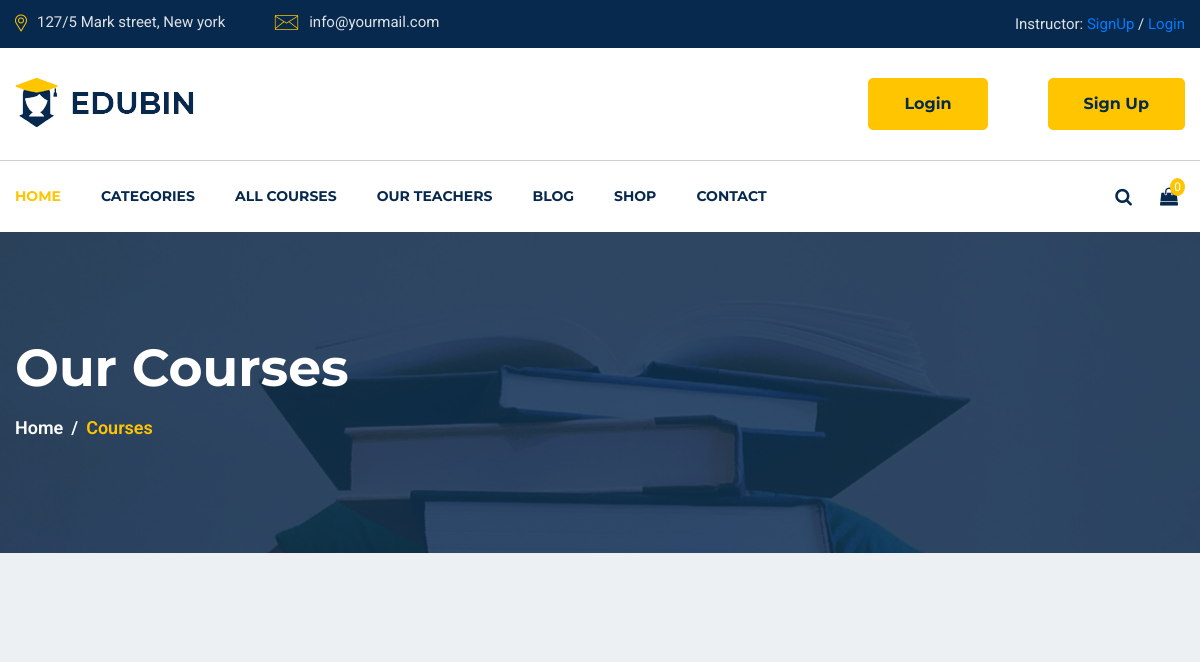
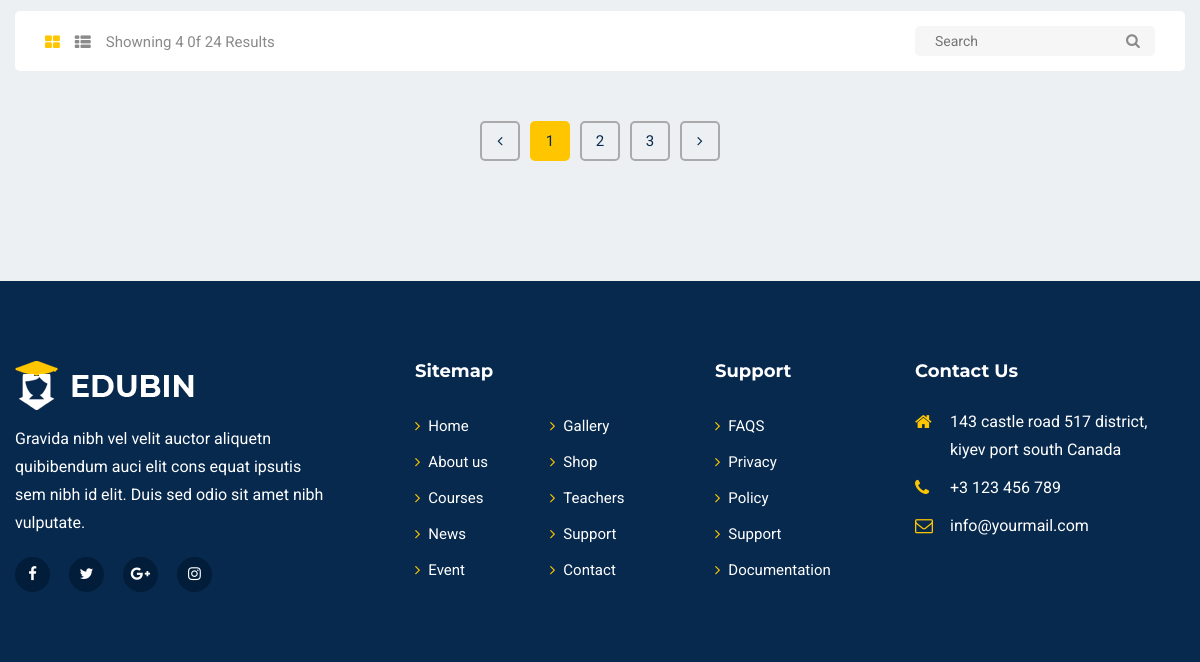
The page /course-lists/ on the database as committed earlier (2 pictures, top to bottom).
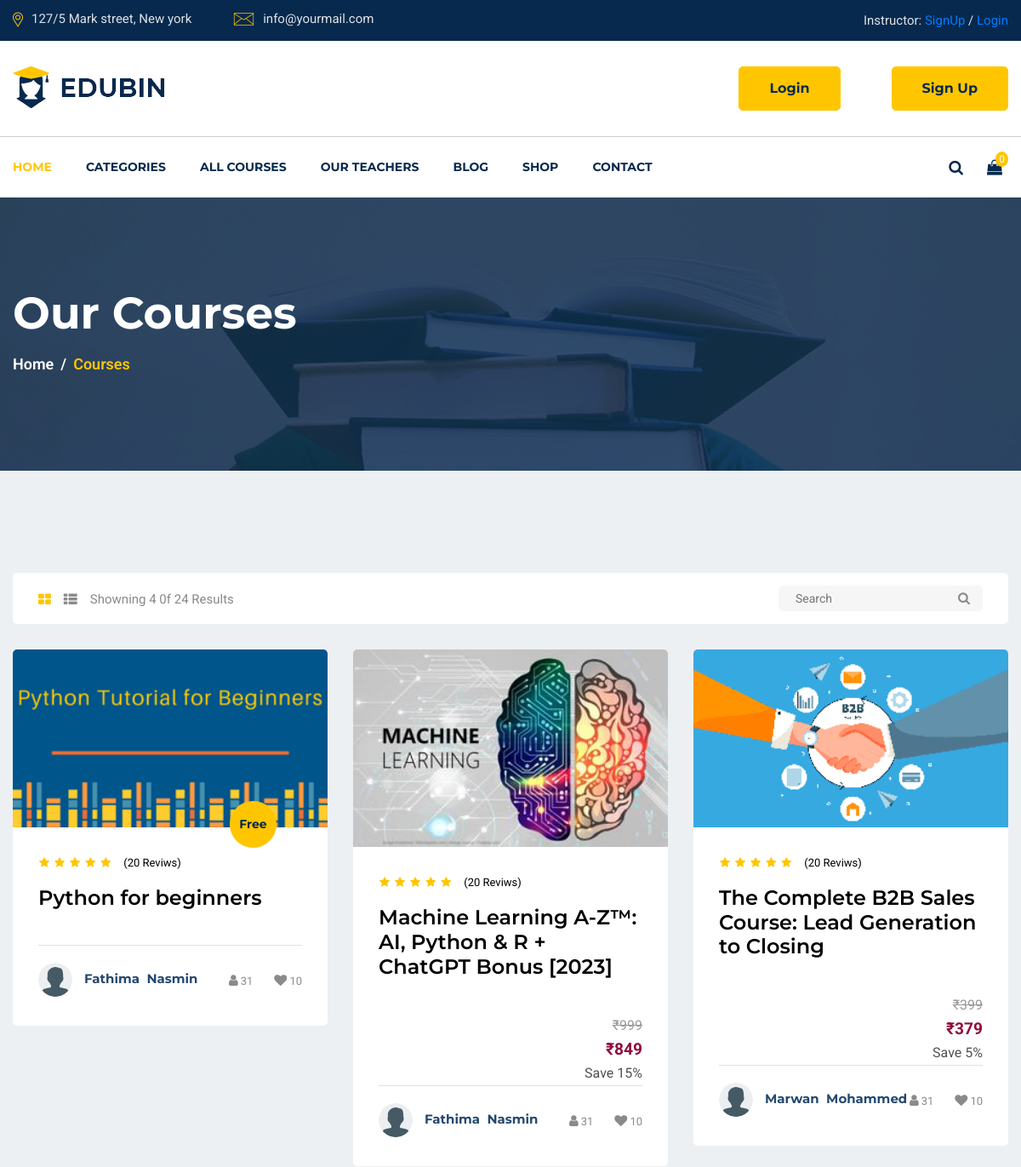
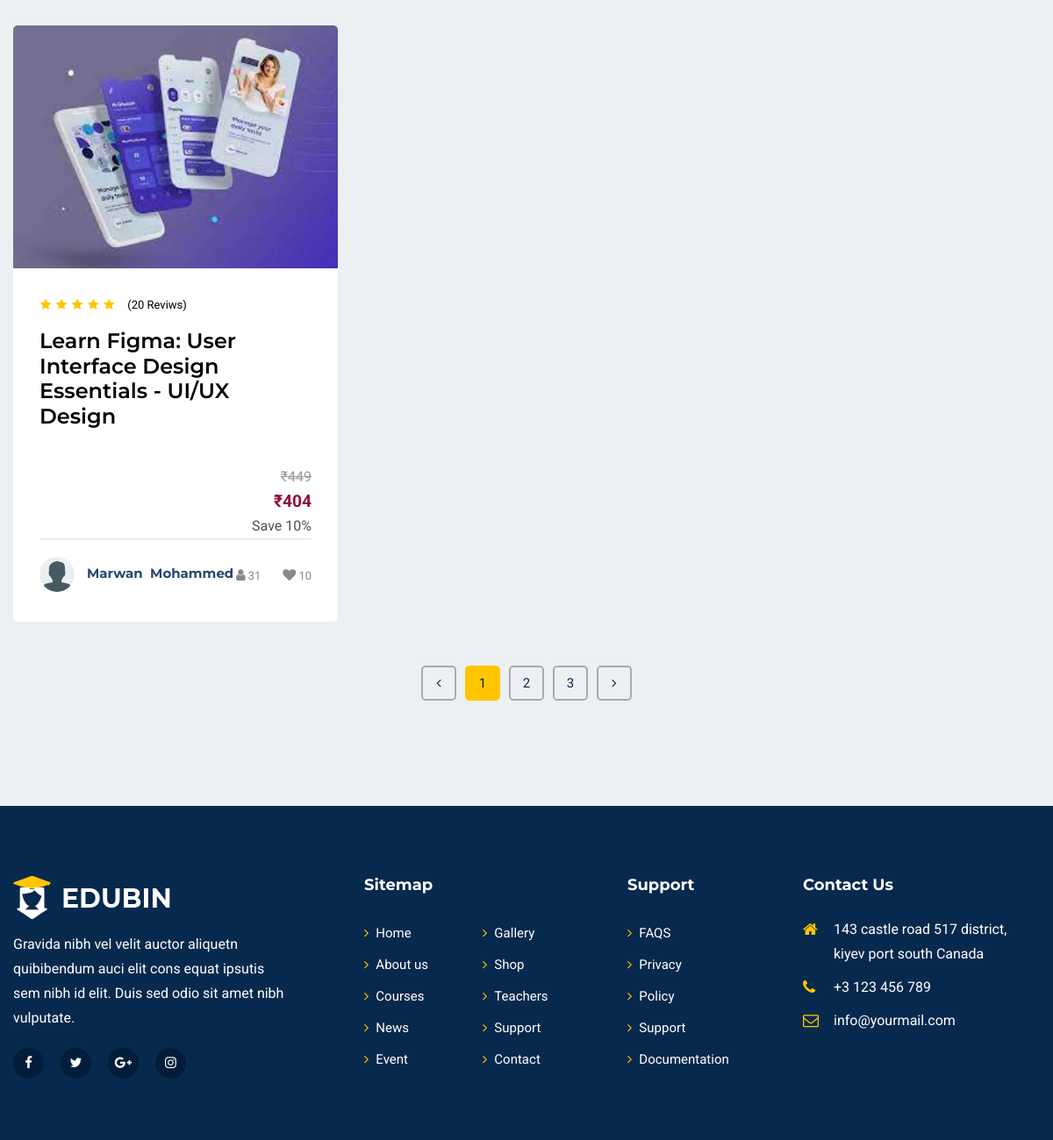
The same page on the database as committed later (2 pictures, top to bottom).
### lms_main/models.py (models this page shows, shortened)
class Course(models.Model):
    STATUS = (
        ('PUBLISH', 'PUBLISH'),
        ('DRAFT', 'DRAFT'),
    )
    title = models.CharField(max_length=300)
    description = models.TextField()
    created_at = models.DateField(auto_now_add=True)
    featured_image = models.ImageField(
        upload_to='course/featured_images/', null=True)
    price = models.IntegerField(null=True, default=0)
    discount = models.IntegerField(null=True, blank=True)
    slug = models.SlugField(default='', max_length=400, null=True, blank=True)
    status = models.CharField(choices=STATUS, max_length=100, null=True)
    author = models.ForeignKey(user_model.Instructor, on_delete=models.CASCADE)
    category = models.ForeignKey(
        lms_main_model.Category, on_delete=models.CASCADE)

### user/models.py (models this page shows, shortened)
class Instructor(models.Model):
    instructor = models.OneToOneField(
        User, on_delete=models.CASCADE, primary_key=True)
    profile_image = models.ImageField(
        null=True, blank=True, upload_to="profile_pictures/instructor/")
    about_me = models.TextField(null=True, blank=True)
    designation = models.CharField(null=True, blank=True, max_length=100)

class User(AbstractUser):
    username = models.CharField(_("Username"), max_length=150)
    email = models.EmailField(_("email address"), unique=True)
    USERNAME_FIELD = "email"
    REQUIRED_FIELDS = []
    objects = CustomUserManager()

### lms_main/views.py (the view)
# urls.py: path('course-lists/', lms_main_view.course_lists, name='course-lists'),
def course_lists(request):
    categories = models.Category.objects.all()
    all_courses = models.Course.objects.filter(status='PUBLISH').all()
    context = {
        'categories': categories,
        'courses': all_courses,
    }
    return render(request, 'lms_main/course_lists.html', context)

### lms_main/templates/lms_main/course_lists.html (shortened to what this page needs)
{% extends 'lms_main/base.html' %}
{% load static %}
{% load course_tags %}
{% block navbar %}
{% include 'lms_main/components/navbar.html' %}
{% endblock %}
{% block main %}
<section id="page-banner" class="pt-105 pb-110 bg_cover" data-overlay="8"
    style="background-image: url('{% static 'images/page-banner-2.jpg' %}')">
    <div class="container">
        <div class="row">
            <div class="col-lg-12">
                <div class="page-banner-cont">
                    <h2>Our Courses</h2>
                    <nav aria-label="breadcrumb">
                        <ol class="breadcrumb">
                            <li class="breadcrumb-item"><a href="#">Home</a></li>
                            <li class="breadcrumb-item active" aria-current="page">Courses</li>
                        </ol>
                    </nav>
                </div>
            </div>
        </div>
    </div>
</section>
<section id="courses-part" class="pt-120 pb-120 gray-bg">
    <div class="container">
        <div class="row">
            <div class="col-lg-12">
                <div class="courses-top-search">
                    <ul class="nav float-left" id="myTab" role="tablist">
                        <li class="nav-item">
                            <a class="active" id="courses-grid-tab" data-toggle="tab" href="#courses-grid" role="tab"
                                aria-controls="courses-grid" aria-selected="true"><i class="fa fa-th-large"></i></a>
                        </li>
                        <li class="nav-item">
                            <a id="courses-list-tab" data-toggle="tab" href="#courses-list" role="tab"
                                aria-controls="courses-list" aria-selected="false"><i class="fa fa-th-list"></i></a>
                        </li>
                        <li class="nav-item">Showning 4 0f 24 Results</li>
                    </ul>
                    <div class="courses-search float-right">
                        <form action="#">
                            <input type="text" placeholder="Search">
                            <button type="button"><i class="fa fa-search"></i></button>
                        </form>
                    </div>
                </div>
            </div>
        </div>
        <div class="tab-content" id="myTabContent">
            <div class="tab-pane fade show active" id="courses-grid" role="tabpanel" aria-labelledby="courses-grid-tab">
                <div class="row">
                    {% for course in courses %}
                    <div class="col-lg-4 col-md-6">
                        <div class="singel-course mt-30">
                            <div class="thum">
                                <div class="image">
                                    <img src="{{ course.featured_image.url }}" alt="Course">
                                </div>
                                <div class="price">
                                   {% if course.price == 0 %}
                                    <span>Free</span>
                                    {% endif %}
                                </div>
                            </div>
                            <div class="cont">
                                <ul>
                                    <li><i class="fa fa-star"></i></li>
                                    <li><i class="fa fa-star"></i></li>
                                    <li><i class="fa fa-star"></i></li>
                                    <li><i class="fa fa-star"></i></li>
                                    <li><i class="fa fa-star"></i></li>
                                </ul>
                                <span>(20 Reviws)</span>
                                <a href="{% url 'lms_main:single-course' course.id %}">
                                    <h4>{{ course.title }}</h4>
                                </a>
                                {% if course.price != 0 %}
                                <div class="discount-container">
                                    <p class="old-price">&#8377;{{ course.price }}</p>
                                    <p class="new-price">&#8377;{% discount_calculation course.price course.discount %}</p>
                                    <p>Save {{course.discount}}%</p>
                                </div>
                                {% endif %}
                                <div class="course-teacher">
                                    <div class="thum">
                                        <a href="#">{% if course.author.profile_image %}
                                        <img src="{{ course.author.profile_image.url }}" alt="teacher">
                                        {% else %}
                                        <img src="{% static 'images/profile/user.png' %}" alt="teacher">
                                        {% endif %}
                                    </a>
                                    </div>
                                    <div class="name">
                                        <a href="#">
                                            <h6>{{ course.author.instructor.first_name }}&nbsp; {{ course.author.instructor.last_name }}</h6>
                                        </a>
                                    </div>
                                    <div class="admin">
                                        <ul>
                                            <li><a href="#"><i class="fa fa-user"></i><span>31</span></a></li>
                                            <li><a href="#"><i class="fa fa-heart"></i><span>10</span></a></li>
                                        </ul>
                                    </div>
                                </div>
                            </div>
                        </div>
                    </div>
                    {% endfor %}
                </div>
            </div>
        </div>
        <div class="row">
            <div class="col-lg-12">
                <nav class="courses-pagination mt-50">
                    <ul class="pagination justify-content-center">
                        <li class="page-item">
                            <a href="#" aria-label="Previous">
                                <i class="fa fa-angle-left"></i>
                            </a>
                        </li>
                        <li class="page-item"><a class="active" href="#">1</a></li>
                        <li class="page-item"><a href="#">2</a></li>
                        <li class="page-item"><a href="#">3</a></li>
                        <li class="page-item">
                            <a href="#" aria-label="Next">
                                <i class="fa fa-angle-right"></i>
                            </a>
                        </li>
                    </ul>
                </nav>
            </div>
        </div>
    </div>
</section>
{% include 'lms_main/components/footer.html' %}
{% endblock %}

Rows that differ between the two databases and show on the page:
added Course: featured_image (picture), price "Free", title "Python for beginners", author.instructor.first_name "Fathima", author.instructor.last_name "Nasmin"
added Course: featured_image (picture), title "Machine Learning A-Z™: AI, Python & R + ChatGPT Bonus [2023]", price "999", price+discount "849", discount "15", author.instructor.first_name "Fathima", author.instructor.last_name "Nasmin"
added Course: featured_image (picture), title "The Complete B2B Sales Course: Lead Generation to Closing", price "399", price+discount "379", discount "5", author.instructor.first_name "Marwan", author.instructor.last_name "Mohammed"
added Course: featured_image (picture), title "Learn Figma: User Interface Design Essentials - UI/UX Design", price "449", price+discount "404", discount "10", author.instructor.first_name "Marwan", author.instructor.last_name "Mohammed"
